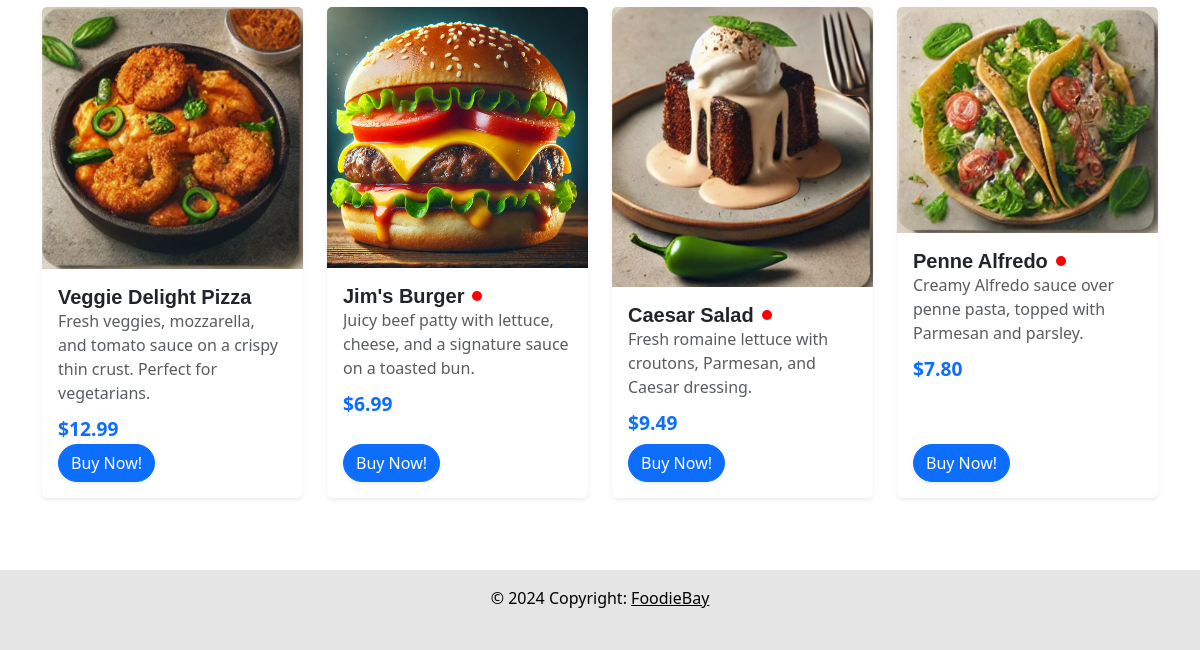
Before: / (lower part) with the older database file.
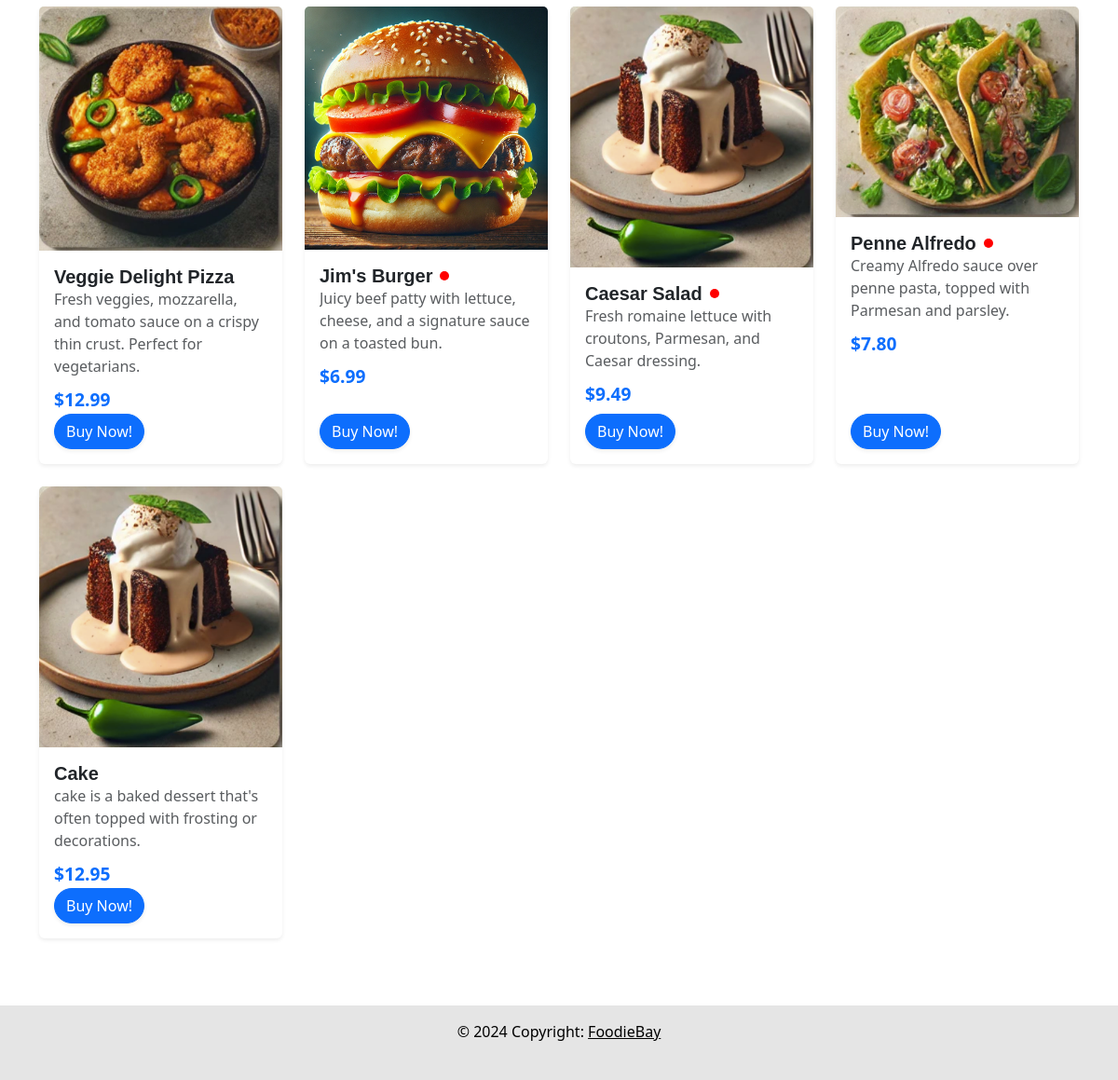
After: the same page with the newer database file.
### FoodieBay/models.py (models this page shows, shortened)
class fooditem(models.Model):
    item_name = models.CharField(max_length=30)
    description = models.CharField(max_length=100)
    price = models.DecimalField(max_digits=4, default=0, decimal_places=2)
    image = models.ImageField(upload_to='uploads/product/',  default='')
    non_veg = models.BooleanField(default=False)

### FoodieBay/views.py (the view)
# urls.py: 2. Add a URL to urlpatterns:  path('', views.home, name='home')
def home(request):
    fooditems = fooditem.objects.all()
    return render(request, 'index.html', {'fooditems': fooditems})

### FoodieBay/templates/index.html (shortened to what this page needs)
<!doctype html>
{% load static %}
<html lang="en">
   <head>
      <link rel="stylesheet" href="https://cdn.jsdelivr.net/npm/bootstrap-icons@1.11.3/font/bootstrap-icons.min.css">
      <link rel="stylesheet" href={% static 'style/card.css'%}>
      <link href="https://cdn.jsdelivr.net/npm/bootstrap@5.3.3/dist/css/bootstrap.min.css" rel="stylesheet">
   </head>
   <body>
      {% include 'navbar.html' %}
<div class="container my-5">
   <div class="row">
      {% for fooditem in fooditems %}
         <div class="col-md-3 col-sm-6 mb-4">
            <div class="card h-100 shadow-sm border-0 rounded">
               <img src="{{ fooditem.image.url }}" class="card-img-top" alt="{{ fooditem.item_name }}">
               <div class="card-body d-flex flex-column">
                  <div class="d-flex align-items-center">
                     <h5 class="card-title font-weight-bold mb-0">{{ fooditem.item_name }}</h5>
                     {% if fooditem.non_veg %}
                        <span class="non-veg-indicator ms-2"></span>
                     {% endif %}
                  </div>
                  <div class="description-container">
                     <p class="card-text text-muted description">{{ fooditem.description }}</p>
                     <p class="card-text text-primary font-weight-bold price">${{ fooditem.price }}</p>
                  </div>
                  <div class="mt-auto">
                     <button class="btn btn-primary btn-block rounded-pill shadow-sm" type="button">Buy Now!</button>
                  </div>
               </div>
            </div>
         </div>
      {% endfor %}
   </div>
</div>
   </body>
  <footer class="text-center text-lg-start">
    <div class="text-center text-black p-3" style="background-color: rgba(0, 0, 0, 0.1);">
      © 2024 Copyright:
      <a class="text-black" href="/">FoodieBay</a>
      <br><br />
    </div>
  </footer>
</html>

Changed rows visible on the page:
added fooditem: image (picture), item_name "Cake", description "cake is a baked dessert that's often topped with frosting or decorations.", price "12.95"
